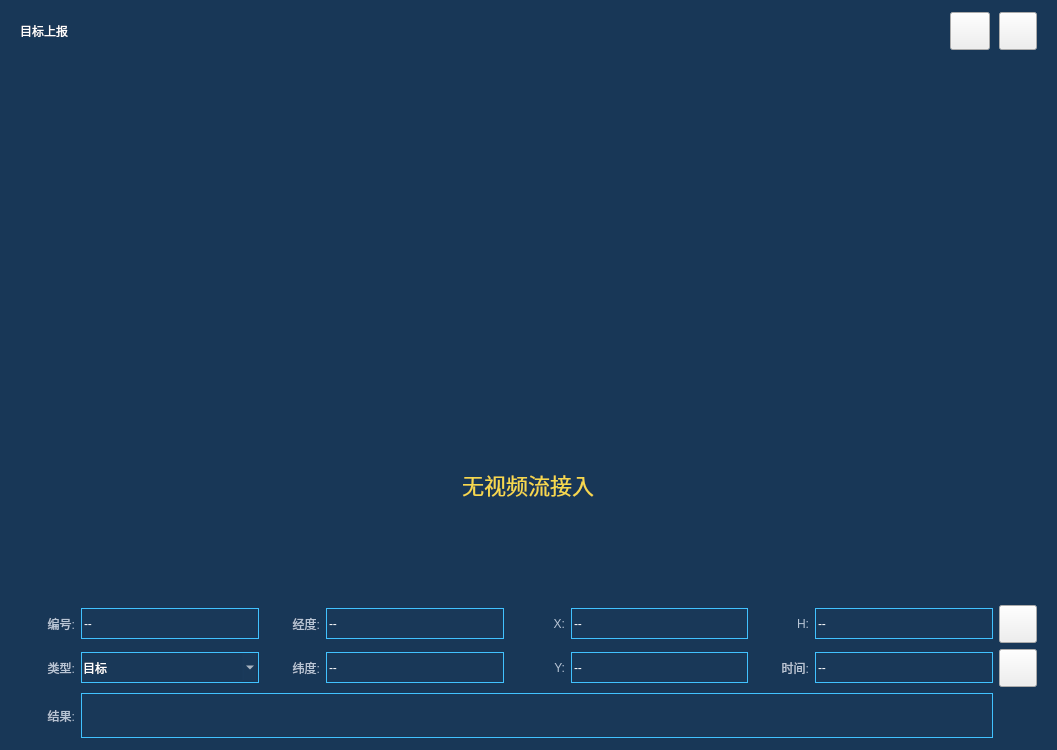
<?xml version="1.0" encoding="UTF-8"?>
<ui version="4.0">
 <class>OcrRecognitionWidget</class>
 <widget class="QWidget" name="OcrRecognitionWidget">
  <property name="geometry">
   <rect>
    <x>0</x>
    <y>0</y>
    <width>1057</width>
    <height>750</height>
   </rect>
  </property>
  <property name="windowTitle">
   <string>Form</string>
  </property>
  <property name="styleSheet">
   <string notr="true">QWidget#OcrContent_widget
{
	background-color:#183757;
}

QWidget#Icon_widget
{
	border-image: url(:/resource/noData.png);
}

QWidget#widget_OCR
{
	background:transparent;
}

QTextEdit#textEdit_OCR
{
    background-color: rgba(36, 74, 106, 7%);
	border: 1px solid #41c2ff;
	font:18px &quot;阿里巴巴普惠体&quot;;
	color:white;
}

QTextEdit#textEdit_OCR::hover
{
    background-color: rgba(36, 74, 106, 7%);
	border: 1px solid #41c2ff;
	font:18px &quot;阿里巴巴普惠体&quot;;
	color:white;
}

QTextEdit#textEdit_OCR::focus
{
    background-color: rgba(36, 74, 106, 7%);
	border: 1px solid #41c2ff;
	font:18px &quot;阿里巴巴普惠体&quot;;
	color:white;
}

QLabel#Ocr_label
{
	font:22px &quot;阿里巴巴普惠体&quot;;
	color:#ffffff;
}

QLabel#Number_label,QLabel#Lat_label,QLabel#Type_label,QLabel#Ele_label,QLabel#Lon_label,QLabel#Time_label,QLabel#X_label,QLabel#Y_label,QLabel#OCRresult_label
{
	font:18px &quot;阿里巴巴普惠体&quot;;
	color:#b8c5d5;
}

QLineEdit#Number_value_label,QLineEdit#Lat_value_label,QLineEdit#Type_value_label,QLineEdit#Ele_value_label,
QLineEdit#Lon_value_label,QLineEdit#Time_value_label,QLineEdit#X_value_label,QLineEdit#Y_value_label
{
	background-color: rgba(36, 74, 106, 7%);
	border: 1px solid #41c2ff;
	font:18px &quot;阿里巴巴普惠体&quot;;
	color:white;
}

QLineEdit#Number_value_label::disabled,QLineEdit#Lat_value_label::disabled,QLineEdit#Type_value_label::disabled,QLineEdit#Ele_value_label::disabled,
QLineEdit#Lon_value_label::disabled,QLineEdit#Time_value_label::disabled,QLineEdit#X_value_label::disabled,QLineEdit#Y_value_label::disabled
{
	background-color: rgba(36, 74, 106, 7%);
	border:none;
	font:18px &quot;阿里巴巴普惠体&quot;;
	color:white;
}

QPushButton#Report_Btn
{
    font:18px &quot;阿里巴巴普惠体&quot;;
	color:#b8c5d5;
	border-image: url(:/resource/目标列表-iconbtn-上报-normal.png);
}
QPushButton#Report_Btn::hover
{
    font:18px &quot;阿里巴巴普惠体&quot;;
	color:#b8c5d5;
	border-image: url(:/resource/目标列表-iconbtn-上报-hover.png);
}
QPushButton#Report_Btn::pressed
{
    font:18px &quot;阿里巴巴普惠体&quot;;
	color:#ffffff;
	border-image: url(:/resource/目标列表-iconbtn-上报-pressed.png);
}

QPushButton#Modify_Btn
{
    font:18px &quot;阿里巴巴普惠体&quot;;
	color:#b8c5d5;
	border-image: url(:/resource/目标列表-iconbtn-编辑-normal.png);
}

QPushButton#Modify_Btn::checked
{
    font:18px &quot;阿里巴巴普惠体&quot;;
	color:#ffffff;
	border-image: url(:/resource/目标列表-iconbtn-编辑-hover.png);
}

QPushButton#Close_Btn
{
	border-image: url(:/resource/iconbtn-关闭-normal.png);
}
QPushButton#Close_Btn::hover
{
	border-image: url(:/resource/iconbtn-关闭-hover.png);
}
QPushButton#Close_Btn::pressed
{
	border-image: url(:/resource/iconbtn-关闭-pressed.png);
}

QPushButton#pushButton_Track
{
	border-image: url(:/resource/目标列表-iconbtn-上报-normal.png);
}
QPushButton#pushButton_Track::hover
{
	border-image: url(:/resource/目标列表-iconbtn-上报-normal.png);
}
QPushButton#pushButton_Track::checked
{
	border-image: url(:/resource/目标列表-iconbtn-上报-hover.png);
}


QComboBox#Type_comboBox
{
    border: 1px solid;
    padding:1px 1px 1px 1px;
    combobox-popup:0;
    font:18px &quot;阿里巴巴普惠体&quot;;
    color:white;
	background-color: rgba(36, 74, 106, 7%);
	border: 1px solid #41c2ff;
}

QComboBox#Type_comboBox::disabled
{
    border: 1px solid;
    padding:1px 1px 1px 1px;
    combobox-popup:0;
    border-image: url(:/resource/ComboBox_disable.png);
    font:18px &quot;阿里巴巴普惠体&quot;;
    color:white;
}


QComboBox#Type_comboBox::drop-down
{
	width:35px;
	height:31px;
	border-image: url(:/resource/下拉框-iconBtn-normal.png);
}
QComboBox#Type_comboBox::drop-down::hover
{
	width:35px;
	height:31px;
	border-image: url(:/resource/下拉框-iconBtn_hover-select.png);
}
QComboBox#Type_comboBox::drop-down::checked
{
	width:35px;
	height:31px;
	border-image: url(:/resource/下拉框-iconBtn_pressed.png);
}
QComboBox#Type_comboBox::drop-down::disabled
{
	width:0px;
	height:0px;
}

QComboBox#Type_comboBox QAbstractItemView
{	
	font:18px &quot;阿里巴巴普惠体&quot;;
	color:white;
	background-color: #192737;
	border:1px solid #1b99f5;
	border-radius: 3px;
}
QComboBox#Type_comboBox QAbstractItemView::item 
{
	height:40px;
	padding:1px 1px 1px 1px;
	font:18px &quot;阿里巴巴普惠体&quot;;
	color:white;
}
QComboBox#Type_comboBox QAbstractItemView::item::hover 
{
	height:40px;
	padding:1px 1px 1px 1px;
	font:18px &quot;阿里巴巴普惠体&quot;;
	color:white;
	background-color: #00a7f6;
}
QComboBox#Type_comboBox QAbstractItemView::item::selected 
{
	height:40px;
	padding:1px 1px 1px 1px;
	font:18px &quot;阿里巴巴普惠体&quot;;
	color:white;
	background-color: #00a7f6;
} 

QScrollBar:vertical{border: 0px solid; background: #00456b;width:10px;margin: 0px 0 0px 0;}
QScrollBar::handle:vertical{background: #00b7e7;min-height: 25px;}
QScrollBar::add-line:vertical{height: 0px;}
QScrollBar::sub-line:vertical{height: 0px;}
QScrollBar::add-page:vertical, QScrollBar::sub-page:vertical {background: none;}</string>
  </property>
  <layout class="QGridLayout" name="gridLayout">
   <property name="leftMargin">
    <number>0</number>
   </property>
   <property name="topMargin">
    <number>0</number>
   </property>
   <property name="rightMargin">
    <number>0</number>
   </property>
   <property name="bottomMargin">
    <number>0</number>
   </property>
   <property name="spacing">
    <number>0</number>
   </property>
   <item row="0" column="0">
    <widget class="QWidget" name="OcrContent_widget" native="true">
     <property name="styleSheet">
      <string notr="true"/>
     </property>
     <layout class="QGridLayout" name="gridLayout_3" rowstretch="0,0,0,0,0">
      <property name="leftMargin">
       <number>20</number>
      </property>
      <property name="topMargin">
       <number>12</number>
      </property>
      <property name="rightMargin">
       <number>20</number>
      </property>
      <property name="bottomMargin">
       <number>12</number>
      </property>
      <item row="0" column="0">
       <layout class="QHBoxLayout" name="horizontalLayout">
        <property name="spacing">
         <number>9</number>
        </property>
        <property name="bottomMargin">
         <number>0</number>
        </property>
        <item>
         <widget class="QLabel" name="Ocr_label">
          <property name="text">
            <string>目标上报</string>
          </property>
         </widget>
        </item>
        <item>
         <spacer name="horizontalSpacer">
          <property name="orientation">
           <enum>Qt::Horizontal</enum>
          </property>
          <property name="sizeHint" stdset="0">
           <size>
            <width>40</width>
            <height>20</height>
           </size>
          </property>
         </spacer>
        </item>
        <item>
         <widget class="QPushButton" name="pushButton_Track">
          <property name="minimumSize">
           <size>
            <width>38</width>
            <height>38</height>
           </size>
          </property>
          <property name="text">
           <string/>
          </property>
          <property name="checkable">
           <bool>true</bool>
          </property>
         </widget>
        </item>
        <item>
         <widget class="QPushButton" name="Close_Btn">
          <property name="minimumSize">
           <size>
            <width>38</width>
            <height>38</height>
           </size>
          </property>
          <property name="maximumSize">
           <size>
            <width>38</width>
            <height>38</height>
           </size>
          </property>
          <property name="text">
           <string/>
          </property>
         </widget>
        </item>
       </layout>
      </item>
      <item row="2" column="0">
       <layout class="QGridLayout" name="gridLayout_2">
        <property name="bottomMargin">
         <number>0</number>
        </property>
        <item row="0" column="0">
         <layout class="QHBoxLayout" name="horizontalLayout_2">
          <item>
           <widget class="QLabel" name="Number_label">
            <property name="minimumSize">
             <size>
              <width>55</width>
              <height>31</height>
             </size>
            </property>
            <property name="maximumSize">
             <size>
              <width>55</width>
              <height>31</height>
             </size>
            </property>
            <property name="text">
             <string>编号:</string>
            </property>
            <property name="alignment">
             <set>Qt::AlignRight|Qt::AlignTrailing|Qt::AlignVCenter</set>
            </property>
           </widget>
          </item>
          <item>
           <widget class="QLineEdit" name="Number_value_label">
            <property name="minimumSize">
             <size>
              <width>0</width>
              <height>31</height>
             </size>
            </property>
            <property name="maximumSize">
             <size>
              <width>16777215</width>
              <height>31</height>
             </size>
            </property>
            <property name="text">
             <string>--</string>
            </property>
           </widget>
          </item>
         </layout>
        </item>
        <item row="0" column="1">
         <layout class="QHBoxLayout" name="horizontalLayout_6">
          <item>
           <widget class="QLabel" name="Lon_label">
            <property name="minimumSize">
             <size>
              <width>55</width>
              <height>31</height>
             </size>
            </property>
            <property name="maximumSize">
             <size>
              <width>55</width>
              <height>31</height>
             </size>
            </property>
            <property name="text">
             <string>经度:</string>
            </property>
            <property name="alignment">
             <set>Qt::AlignRight|Qt::AlignTrailing|Qt::AlignVCenter</set>
            </property>
           </widget>
          </item>
          <item>
           <widget class="QLineEdit" name="Lon_value_label">
            <property name="minimumSize">
             <size>
              <width>0</width>
              <height>31</height>
             </size>
            </property>
            <property name="maximumSize">
             <size>
              <width>16777215</width>
              <height>31</height>
             </size>
            </property>
            <property name="text">
             <string>--</string>
            </property>
           </widget>
          </item>
         </layout>
        </item>
        <item row="0" column="2">
         <layout class="QHBoxLayout" name="horizontalLayout_9">
          <item>
           <widget class="QLabel" name="X_label">
            <property name="minimumSize">
             <size>
              <width>55</width>
              <height>31</height>
             </size>
            </property>
            <property name="maximumSize">
             <size>
              <width>55</width>
              <height>31</height>
             </size>
            </property>
            <property name="text">
             <string>X:</string>
            </property>
            <property name="alignment">
             <set>Qt::AlignRight|Qt::AlignTrailing|Qt::AlignVCenter</set>
            </property>
           </widget>
          </item>
          <item>
           <widget class="QLineEdit" name="X_value_label">
            <property name="minimumSize">
             <size>
              <width>0</width>
              <height>31</height>
             </size>
            </property>
            <property name="maximumSize">
             <size>
              <width>16777215</width>
              <height>31</height>
             </size>
            </property>
            <property name="text">
             <string>--</string>
            </property>
           </widget>
          </item>
         </layout>
        </item>
        <item row="0" column="3">
         <layout class="QHBoxLayout" name="horizontalLayout_5">
          <item>
           <widget class="QLabel" name="Ele_label">
            <property name="minimumSize">
             <size>
              <width>55</width>
              <height>31</height>
             </size>
            </property>
            <property name="maximumSize">
             <size>
              <width>55</width>
              <height>31</height>
             </size>
            </property>
            <property name="text">
             <string>H:</string>
            </property>
            <property name="alignment">
             <set>Qt::AlignRight|Qt::AlignTrailing|Qt::AlignVCenter</set>
            </property>
           </widget>
          </item>
          <item>
           <widget class="QLineEdit" name="Ele_value_label">
            <property name="minimumSize">
             <size>
              <width>130</width>
              <height>31</height>
             </size>
            </property>
            <property name="maximumSize">
             <size>
              <width>16777215</width>
              <height>31</height>
             </size>
            </property>
            <property name="text">
             <string>--</string>
            </property>
           </widget>
          </item>
         </layout>
        </item>
        <item row="0" column="4">
         <widget class="QPushButton" name="Modify_Btn">
          <property name="minimumSize">
           <size>
            <width>38</width>
            <height>38</height>
           </size>
          </property>
          <property name="maximumSize">
           <size>
            <width>38</width>
            <height>38</height>
           </size>
          </property>
          <property name="text">
           <string/>
          </property>
          <property name="checkable">
           <bool>true</bool>
          </property>
         </widget>
        </item>
        <item row="1" column="0">
         <layout class="QHBoxLayout" name="horizontalLayout_4">
          <item>
           <widget class="QLabel" name="Type_label">
            <property name="minimumSize">
             <size>
              <width>55</width>
              <height>31</height>
             </size>
            </property>
            <property name="maximumSize">
             <size>
              <width>55</width>
              <height>31</height>
             </size>
            </property>
            <property name="text">
             <string>类型:</string>
            </property>
            <property name="alignment">
             <set>Qt::AlignRight|Qt::AlignTrailing|Qt::AlignVCenter</set>
            </property>
           </widget>
          </item>
          <item>
           <widget class="QComboBox" name="Type_comboBox">
            <property name="minimumSize">
             <size>
              <width>0</width>
              <height>31</height>
             </size>
            </property>
            <property name="maximumSize">
             <size>
              <width>16777215</width>
              <height>31</height>
             </size>
            </property>
            <property name="styleSheet">
             <string notr="true"/>
            </property>
            <item>
             <property name="text">
              <string>目标</string>
             </property>
            </item>
            <item>
             <property name="text">
              <string>炸点</string>
             </property>
            </item>
           </widget>
          </item>
         </layout>
        </item>
        <item row="1" column="1">
         <layout class="QHBoxLayout" name="horizontalLayout_3">
          <item>
           <widget class="QLabel" name="Lat_label">
            <property name="minimumSize">
             <size>
              <width>55</width>
              <height>31</height>
             </size>
            </property>
            <property name="maximumSize">
             <size>
              <width>55</width>
              <height>31</height>
             </size>
            </property>
            <property name="text">
             <string>纬度:</string>
            </property>
            <property name="alignment">
             <set>Qt::AlignRight|Qt::AlignTrailing|Qt::AlignVCenter</set>
            </property>
           </widget>
          </item>
          <item>
           <widget class="QLineEdit" name="Lat_value_label">
            <property name="minimumSize">
             <size>
              <width>0</width>
              <height>31</height>
             </size>
            </property>
            <property name="maximumSize">
             <size>
              <width>16777215</width>
              <height>31</height>
             </size>
            </property>
            <property name="text">
             <string>--</string>
            </property>
           </widget>
          </item>
         </layout>
        </item>
        <item row="1" column="2">
         <layout class="QHBoxLayout" name="horizontalLayout_8">
          <item>
           <widget class="QLabel" name="Y_label">
            <property name="minimumSize">
             <size>
              <width>55</width>
              <height>31</height>
             </size>
            </property>
            <property name="maximumSize">
             <size>
              <width>55</width>
              <height>31</height>
             </size>
            </property>
            <property name="text">
             <string>Y:</string>
            </property>
            <property name="alignment">
             <set>Qt::AlignRight|Qt::AlignTrailing|Qt::AlignVCenter</set>
            </property>
           </widget>
          </item>
          <item>
           <widget class="QLineEdit" name="Y_value_label">
            <property name="minimumSize">
             <size>
              <width>0</width>
              <height>31</height>
             </size>
            </property>
            <property name="maximumSize">
             <size>
              <width>16777215</width>
              <height>31</height>
             </size>
            </property>
            <property name="text">
             <string>--</string>
            </property>
           </widget>
          </item>
         </layout>
        </item>
        <item row="1" column="3">
         <layout class="QHBoxLayout" name="horizontalLayout_7">
          <item>
           <widget class="QLabel" name="Time_label">
            <property name="minimumSize">
             <size>
              <width>55</width>
              <height>31</height>
             </size>
            </property>
            <property name="maximumSize">
             <size>
              <width>55</width>
              <height>31</height>
             </size>
            </property>
            <property name="text">
             <string>时间:</string>
            </property>
            <property name="alignment">
             <set>Qt::AlignRight|Qt::AlignTrailing|Qt::AlignVCenter</set>
            </property>
           </widget>
          </item>
          <item>
           <widget class="QLineEdit" name="Time_value_label">
            <property name="minimumSize">
             <size>
              <width>130</width>
              <height>31</height>
             </size>
            </property>
            <property name="maximumSize">
             <size>
              <width>16777215</width>
              <height>31</height>
             </size>
            </property>
            <property name="text">
             <string>--</string>
            </property>
           </widget>
          </item>
         </layout>
        </item>
        <item row="1" column="4">
         <widget class="QPushButton" name="Report_Btn">
          <property name="minimumSize">
           <size>
            <width>38</width>
            <height>38</height>
           </size>
          </property>
          <property name="maximumSize">
           <size>
            <width>38</width>
            <height>38</height>
           </size>
          </property>
          <property name="text">
           <string/>
          </property>
         </widget>
        </item>
       </layout>
      </item>
      <item row="1" column="0">
       <widget class="QWidget" name="Picture_widget" native="true">
        <layout class="QGridLayout" name="gridLayout_5">
         <property name="verticalSpacing">
          <number>3</number>
         </property>
         <item row="3" column="0">
          <spacer name="verticalSpacer_2">
           <property name="orientation">
            <enum>Qt::Vertical</enum>
           </property>
           <property name="sizeHint" stdset="0">
            <size>
             <width>20</width>
             <height>40</height>
            </size>
           </property>
          </spacer>
         </item>
         <item row="0" column="0">
          <spacer name="verticalSpacer">
           <property name="orientation">
            <enum>Qt::Vertical</enum>
           </property>
           <property name="sizeHint" stdset="0">
            <size>
             <width>20</width>
             <height>40</height>
            </size>
           </property>
          </spacer>
         </item>
         <item row="2" column="0">
          <widget class="QWidget" name="pushStatus_widget" native="true">
           <property name="minimumSize">
            <size>
             <width>0</width>
             <height>30</height>
            </size>
           </property>
           <property name="maximumSize">
            <size>
             <width>16777215</width>
             <height>30</height>
            </size>
           </property>
           <layout class="QGridLayout" name="gridLayout_4">
            <property name="leftMargin">
             <number>0</number>
            </property>
            <property name="topMargin">
             <number>0</number>
            </property>
            <property name="rightMargin">
             <number>0</number>
            </property>
            <property name="bottomMargin">
             <number>0</number>
            </property>
            <property name="spacing">
             <number>0</number>
            </property>
            <item row="0" column="0">
             <widget class="QLabel" name="pushStatus_label">
              <property name="minimumSize">
               <size>
                <width>0</width>
                <height>30</height>
               </size>
              </property>
              <property name="maximumSize">
               <size>
                <width>16777215</width>
                <height>30</height>
               </size>
              </property>
              <property name="styleSheet">
               <string notr="true">font:22px;color:#F6D94E;</string>
              </property>
              <property name="text">
               <string>无视频流接入</string>
              </property>
              <property name="alignment">
               <set>Qt::AlignCenter</set>
              </property>
             </widget>
            </item>
           </layout>
          </widget>
         </item>
         <item row="1" column="0">
          <widget class="QWidget" name="Icon_widget" native="true">
           <property name="minimumSize">
            <size>
             <width>310</width>
             <height>310</height>
            </size>
           </property>
           <property name="maximumSize">
            <size>
             <width>310</width>
             <height>310</height>
            </size>
           </property>
           <property name="styleSheet">
            <string notr="true"/>
           </property>
          </widget>
         </item>
        </layout>
       </widget>
      </item>
      <item row="4" column="0">
       <widget class="QWidget" name="widget_OCR" native="true">
        <property name="maximumSize">
         <size>
          <width>16777215</width>
          <height>45</height>
         </size>
        </property>
        <layout class="QGridLayout" name="gridLayout_6">
         <property name="leftMargin">
          <number>0</number>
         </property>
         <property name="topMargin">
          <number>0</number>
         </property>
         <property name="rightMargin">
          <number>0</number>
         </property>
         <property name="bottomMargin">
          <number>0</number>
         </property>
         <property name="spacing">
          <number>0</number>
         </property>
         <item row="0" column="4">
          <layout class="QHBoxLayout" name="horizontalLayout_10">
           <property name="spacing">
            <number>6</number>
           </property>
           <property name="leftMargin">
            <number>0</number>
           </property>
           <property name="rightMargin">
            <number>44</number>
           </property>
           <item>
            <widget class="QLabel" name="OCRresult_label">
             <property name="minimumSize">
              <size>
               <width>55</width>
               <height>0</height>
              </size>
             </property>
             <property name="maximumSize">
              <size>
               <width>55</width>
               <height>16777215</height>
              </size>
             </property>
             <property name="text">
              <string>结果:</string>
             </property>
             <property name="alignment">
              <set>Qt::AlignRight|Qt::AlignTrailing|Qt::AlignVCenter</set>
             </property>
            </widget>
           </item>
           <item>
            <widget class="QTextEdit" name="textEdit_OCR">
             <property name="minimumSize">
              <size>
               <width>0</width>
               <height>0</height>
              </size>
             </property>
             <property name="maximumSize">
              <size>
               <width>16777215</width>
               <height>16777215</height>
              </size>
             </property>
            </widget>
           </item>
          </layout>
         </item>
        </layout>
       </widget>
      </item>
     </layout>
    </widget>
   </item>
  </layout>
 </widget>
 <resources/>
 <connections/>
</ui>
